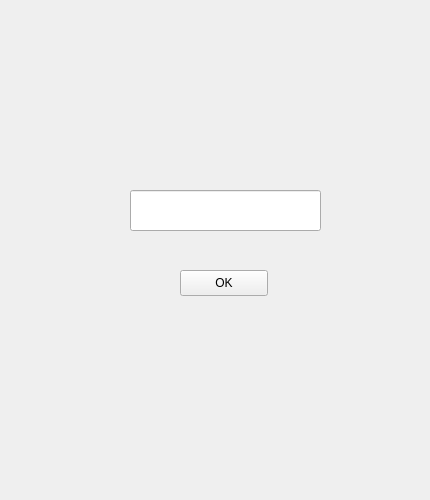
<?xml version="1.0" encoding="UTF-8"?>
<ui version="4.0">
 <class>Form</class>
 <widget class="QWidget" name="Form">
  <property name="geometry">
   <rect>
    <x>0</x>
    <y>0</y>
    <width>430</width>
    <height>500</height>
   </rect>
  </property>
  <property name="windowTitle">
   <string>Form</string>
  </property>
  <widget class="QLineEdit" name="lineEdit">
   <property name="geometry">
    <rect>
     <x>130</x>
     <y>190</y>
     <width>191</width>
     <height>41</height>
    </rect>
   </property>
  </widget>
  <widget class="QPushButton" name="pushButton">
   <property name="geometry">
    <rect>
     <x>180</x>
     <y>270</y>
     <width>88</width>
     <height>26</height>
    </rect>
   </property>
   <property name="text">
    <string>OK</string>
   </property>
  </widget>
 </widget>
 <resources/>
 <connections/>
</ui>
